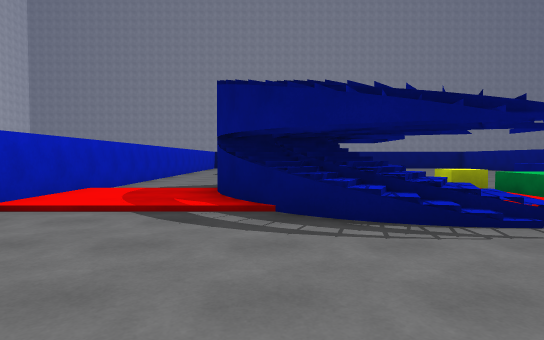
View 1 (above)

16 first-person views from a walk through a scene from a Unity 3-D project. The camera is 1.3 m above the floor, tilts 2° down and sees 75° across. The floor is counted in squares, 2 m on a side. Each view is taken from the middle of a square. On the plan, view 1 faces up. The plan holds only what a view shows up to about 10 squares ahead; the rest is blank. The place goes on beyond the plan. The player is left out. Some animated figures are left out. Some surface patterns are stand-ins.

View 2
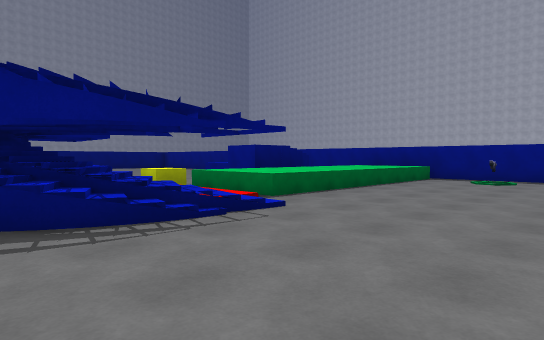

View 3
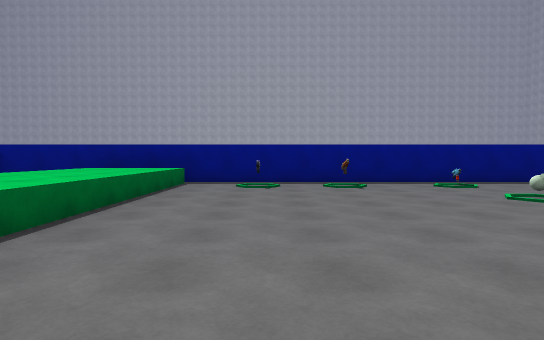

View 4
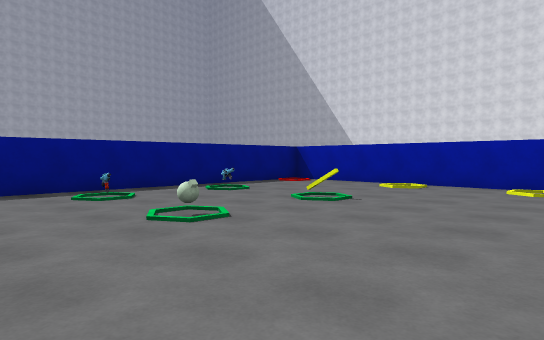

View 5
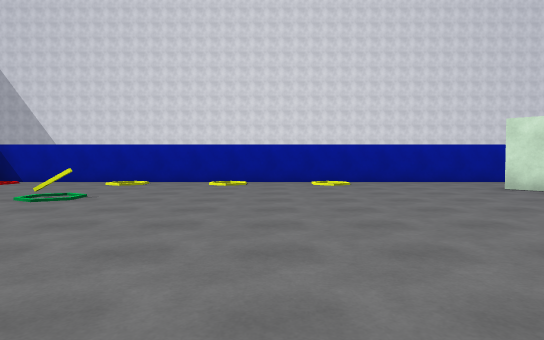

View 6
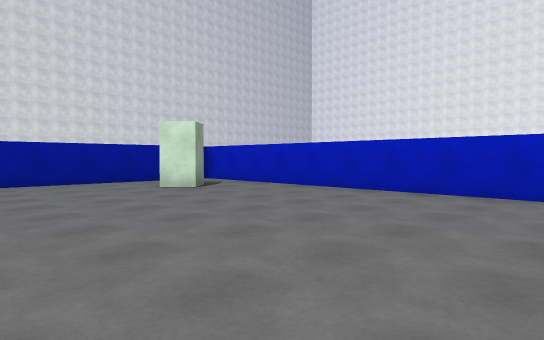

View 7
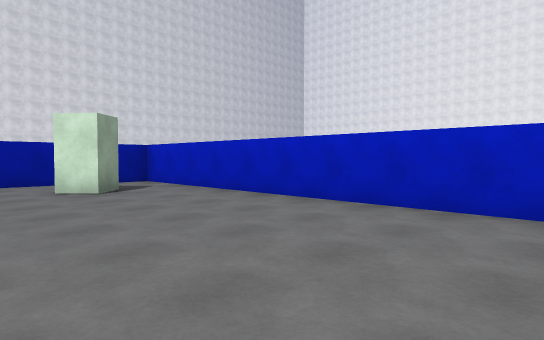

View 8
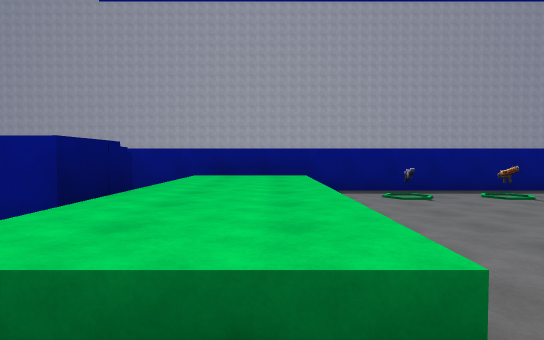

View 9
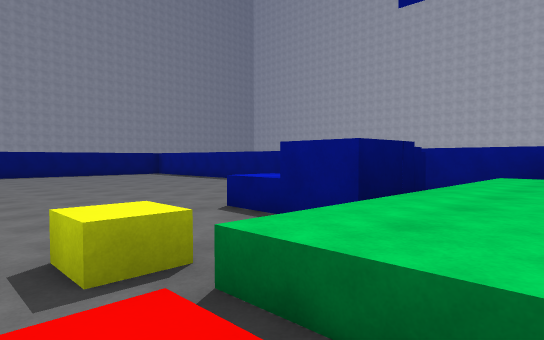

View 10
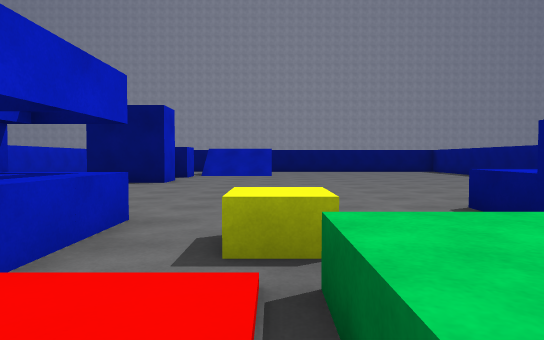

View 11
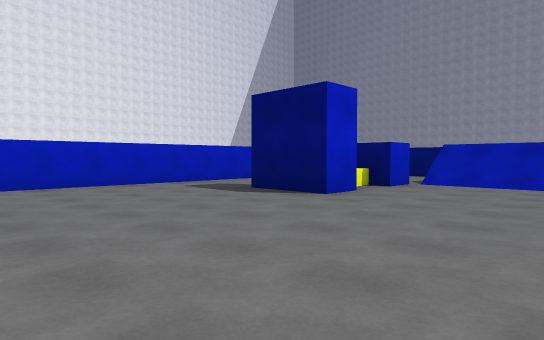

View 12
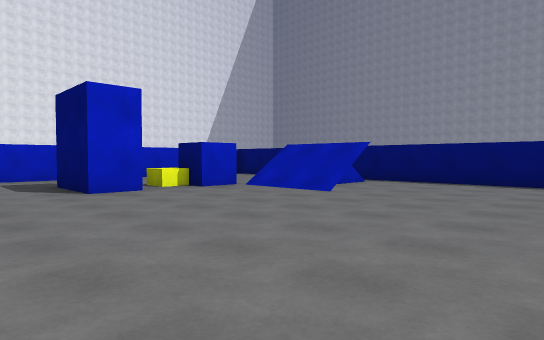

View 13
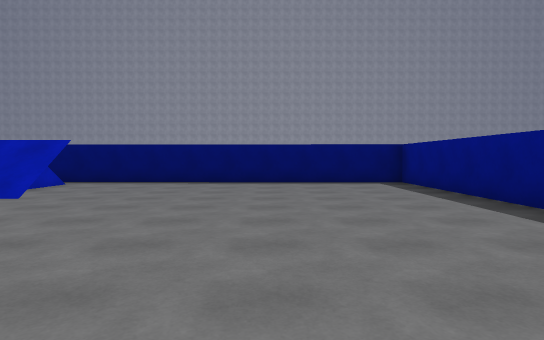

View 14
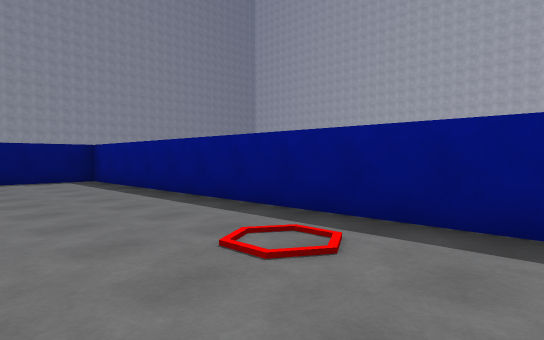

View 15
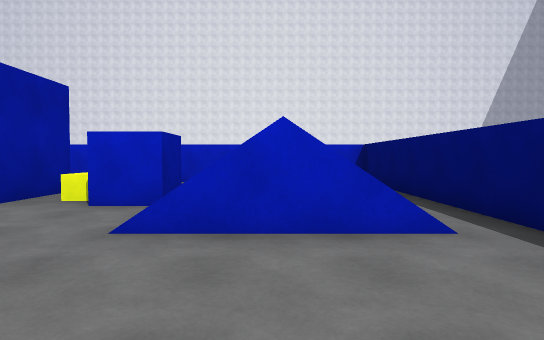

View 16
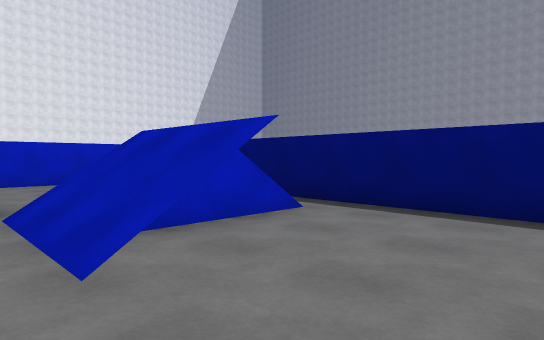

### Floor plan
Key: @ floor where view 1 was taken; # wall or solid block; . main floor; : floor 0.25 m higher than the main floor; / step, stairs or slope; = window, fence, low wall or low ledge; ^ raised ledge; B block; P pistol; R rifle; O other object.
Columns run from 4 left of view 1 to 12 right of it. Each row starts with its distance up from view 1.
 22  #########===###
 21 =   ............=
 20 #      / .......=
 19 #..  .///.......=
 18 #.....//#.......=
 17 #    #..........=
 16 #   B...........=
 15 #.. ##..........#
 14 #...##..........#
 13 #...............#
 12 #...............#
 11 #...............#
 10 #...........    #
  9 #... ......^   /#
  8 #..  #=.B..###=.#
  7 #//###=//.=^^#..#
  6 #::###::/^^^^^^^
  5 #::####:/^^^^^^^
  4  ///####/.......#
  3  ...............#
  2   ............P.#
  1  ...............#
  0 #...@.........R.#
 -1 #...............#
 -2 #...........O.=.#
 -3 #...............#
 -4 #...............#
 -5 #.............O.#
 -6 #..B............#
 -7 #...............#
 -8 #..............
 -9  ###############

Positions as (right, up) in squares from view 1, and headings:
1: (0, 0), facing up
2: (0, 0), facing up-right
3: (2, 2), facing right
4: (4, 0), facing down-right
5: (4, 1), facing down
6: (3, 1), facing down-left
7: (1, 1), facing down-left
8: (3, 5), facing right
9: (3, 5), facing up-right
10: (4, 5), facing up
11: (5, 9), facing up-left
12: (8, 12), facing up-left
13: (8, 12), facing up
14: (8, 11), facing up-right
15: (6, 19), facing left
16: (6, 17), facing up-left
